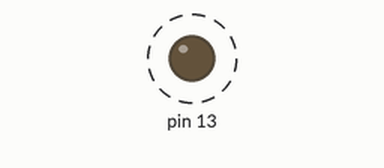
The sketch below on a simulated Arduino Uno, built with avr-gcc and run on an emulated ATmega328P. Shown: output pins drawn as LEDs (lit = HIGH). Dashed ring = blinking. What the sketch prints to the serial monitor is not drawn.

Above: at 0.1 s.
Timing chart, 0 to 3.0 s (numbered marks = the images above):
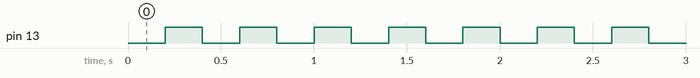

Measured:
- by itself, pin 13: alternates HIGH for 0.20 s and LOW for 0.20 s

The sketch:

softTaskManager.ino
```cpp
#define MAX_TASKS 5
struct Task_sheduler {
  void (*TASK_handler)();
  unsigned long period;
  unsigned long prevMillis;
  bool runnable;
} task[MAX_TASKS];
byte task_count = 0;

void Task_1() {
  digitalWrite(13, !digitalRead(13));
}

void Task_2() {
  Serial.print("Task count: ");
  Serial.println(task_count);
}

void setup() {
  Serial.begin(115200);
  pinMode(13, OUTPUT);
  addTask(Task_1, 200);
  addTask(Task_2, 1000);
}

void loop() {
  sheduler_Handler();
}

void runTask() {
  task[0].runnable = true;
}

void stopTask() {
  task[0].runnable = false;
}

void addTask(void (*handler)(), unsigned long period) {
  if(task_count<MAX_TASKS) {
    task[task_count].TASK_handler = handler;
    task[task_count].period = period;
    task[task_count].runnable = false;
    task_count++;
  }
}

void sheduler_Handler() {
  for(byte i=0; i<task_count; i++) {
    if(millis() - task[i].prevMillis >= task[i].period)  {
      task[i].TASK_handler();
      task[i].prevMillis = millis();
    }
  }
}
```
